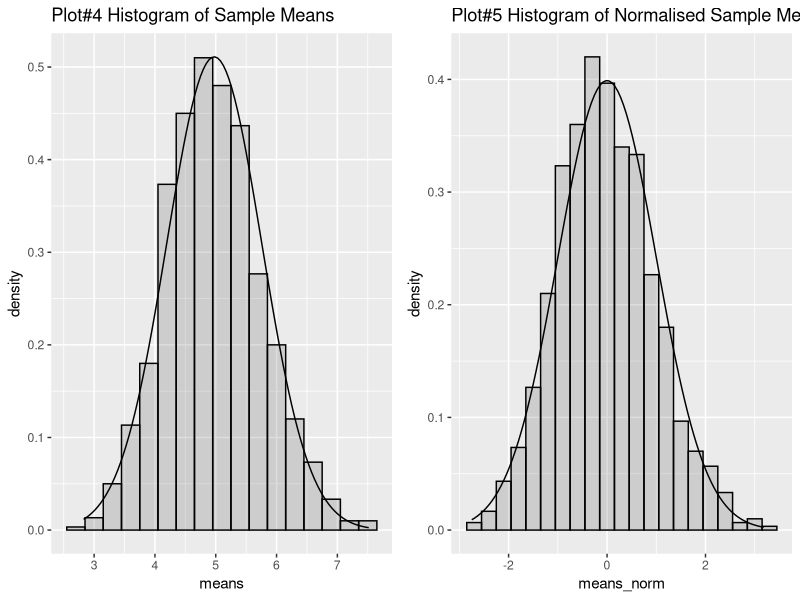

Here is the R script that generated this plot:
## ---- chunk 1
library(ggplot2)
library(grid)
nosim <- 1000
sample_size <- 40
rate <- 0.2
## ---- chunk 2
theo_mean <- 1/rate
theo_sd <- 1/rate
## ---- chunk 3
randoms <- rexp(nosim, rate = rate)
df <- data.frame(randoms = randoms)
g <- ggplot(df, aes(x = randoms)) 
g <- g + geom_histogram(alpha = .20, binwidth=.3, colour = "black", aes(y = ..density..))
g <- g + ggtitle("Plot#1 Histogram of Random Exponentials")
g
## ---- chunk 4
df <- data.frame(means=double(),
                 sds=double(),
                 means_norm=double())
for(i in 1:nosim){
  x <- rexp(sample_size, rate = rate)
  df[i,1] <- mean(x)
  df[i,2] <- sd(x)
  df[i,3] <- ((mean(x)-theo_mean)/(theo_sd/sqrt(sample_size)))
}
## ---- chunk 5
g1 <- ggplot(df, aes(x = means)) 
g1 <- g1 + geom_histogram(alpha = .20, binwidth=.3, colour = "black", aes(y = ..density..))
g1 <- g1 + geom_vline(xintercept=theo_mean)
g1 <- g1 + ggtitle("Plot#2 Sample and Theoretical Means")
g2 <- ggplot(df, aes(x = sds)) 
g2 <- g2 + geom_histogram(alpha = .20, binwidth=.3, colour = "black", aes(y = ..density..))
g2 <- g2 + geom_vline(xintercept=theo_sd)
g2 <- g2 + ggtitle("Plot#3 Sample and Theoretical Std. Deviations")
pushViewport(viewport(layout = grid.layout(1, 2)))
print(g1, vp = viewport(layout.pos.row = 1, layout.pos.col = 1))
print(g2, vp = viewport(layout.pos.row = 1, layout.pos.col = 2))
## ---- chunk 6
g1 <- ggplot(df, aes(x = means)) 
g1 <- g1 + geom_histogram(alpha = .20, binwidth=.3, colour = "black", aes(y = ..density..)) 
g1 <- g1 + stat_function(fun = dnorm, args=list(mean=mean(df$means), sd=sd(df$means)))
g1 <- g1 + ggtitle("Plot#4 Histogram of Sample Means")
g2 <- ggplot(df, aes(x = means_norm)) 
g2 <- g2 + geom_histogram(alpha = .20, binwidth=.3, colour = "black", aes(y = ..density..)) 
g2 <- g2 + stat_function(fun = dnorm)
g2 <- g2 + ggtitle("Plot#5 Histogram of Normalised Sample Means")
pushViewport(viewport(layout = grid.layout(1, 2)))
print(g1, vp = viewport(layout.pos.row = 1, layout.pos.col = 1))
print(g2, vp = viewport(layout.pos.row = 1, layout.pos.col = 2))
